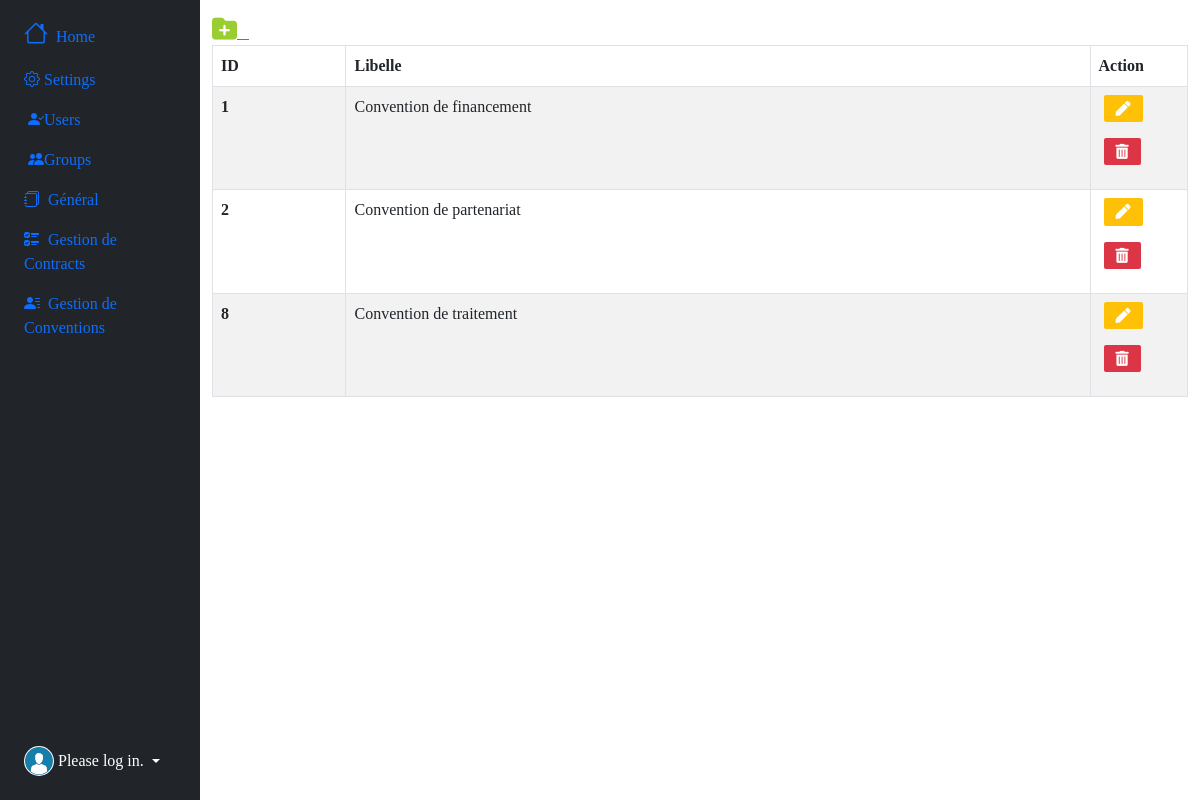
Screenshot of /convention/type_con with the database file from the repository.
### gestionconvention/models.py (models this page shows, shortened)
class TypeConvention(models.Model):
    libelle = models.CharField(max_length=70, null=True, blank=True)

### gestionconvention/views.py (the view)
# urls.py: path('convention/type_con', views.type_con, name="type_con"),
def type_con(request):
    types_convs = TypeConvention.objects.all()
    context={"types_convs":types_convs}
    return render(request, 'gestionconvention/type_con.html', context)

### gestionconvention/templates/gestionconvention/type_con.html (shortened to what this page needs)
{% extends 'index.html' %}
{% load bootstrap_icons %}
{% block btn %}
					<a href="{% url 'add_type_con' %}" class="btn-outline-secondary"style="width: 50px; height: 50px; margin-right: 30px;" title="Add Type">
						<i style="color: yellowgreen; font-size: 25px; " class="fa-sharp fa-solid fa-folder-plus"></i> &nbsp;&nbsp;
					</a>
{% endblock btn %}
{% block main%}
<table table id="example" class="table table-striped table-bordered" style="width:100%">
  <thead>
    <tr>
      <th scope="col">ID</th>
      <th scope="col">Libelle</th>
      <th scope="col" style="width: 10%;">Action</th>
    </tr>
  </thead>
  <tbody>
    {% for types_conv in types_convs %}
    <tr>
      <th scope="row">{{types_conv.id}}</th>
      <td>{{types_conv.libelle}}</td>
      <td>
        <a href="{% url 'edit_type_con' types_conv.id %}" class="btn btn-success text-center bg-warning" title="Edit Type">
            <i style="font-size: 15px;" class="fas fa-pen"></i>
        </a>
        <a href="{% url 'delete_type_con' types_conv.id %}" class="btn btn-danger bg-danger text-center" title="Supprimer type convention">
          <i style="font-size: 15px;" class="fas fa-trash-alt"></i>
        </a>
    </td>
    </tr>
    {% endfor %}
  </tbody>
</table>
  {% endblock main%}

### contrat/static/css/index.css (style rules this page uses)
* { padding: 0; margin: 0; box-sizing: border-box; list-style-type: none; text-decoration: none; font-family: "verdana"; }
.btn { background-color: #008ea1; border-radius: 2px; color: #fff; font-size: .3rem; border: none; cursor: pointer; margin-bottom: 1rem; margin-left: 5px; }

### rows the page displays
TypeConvention: id "1", libelle "Convention de financement"
TypeConvention: id "2", libelle "Convention de partenariat"
TypeConvention: id "8", libelle "Convention de traitement"
